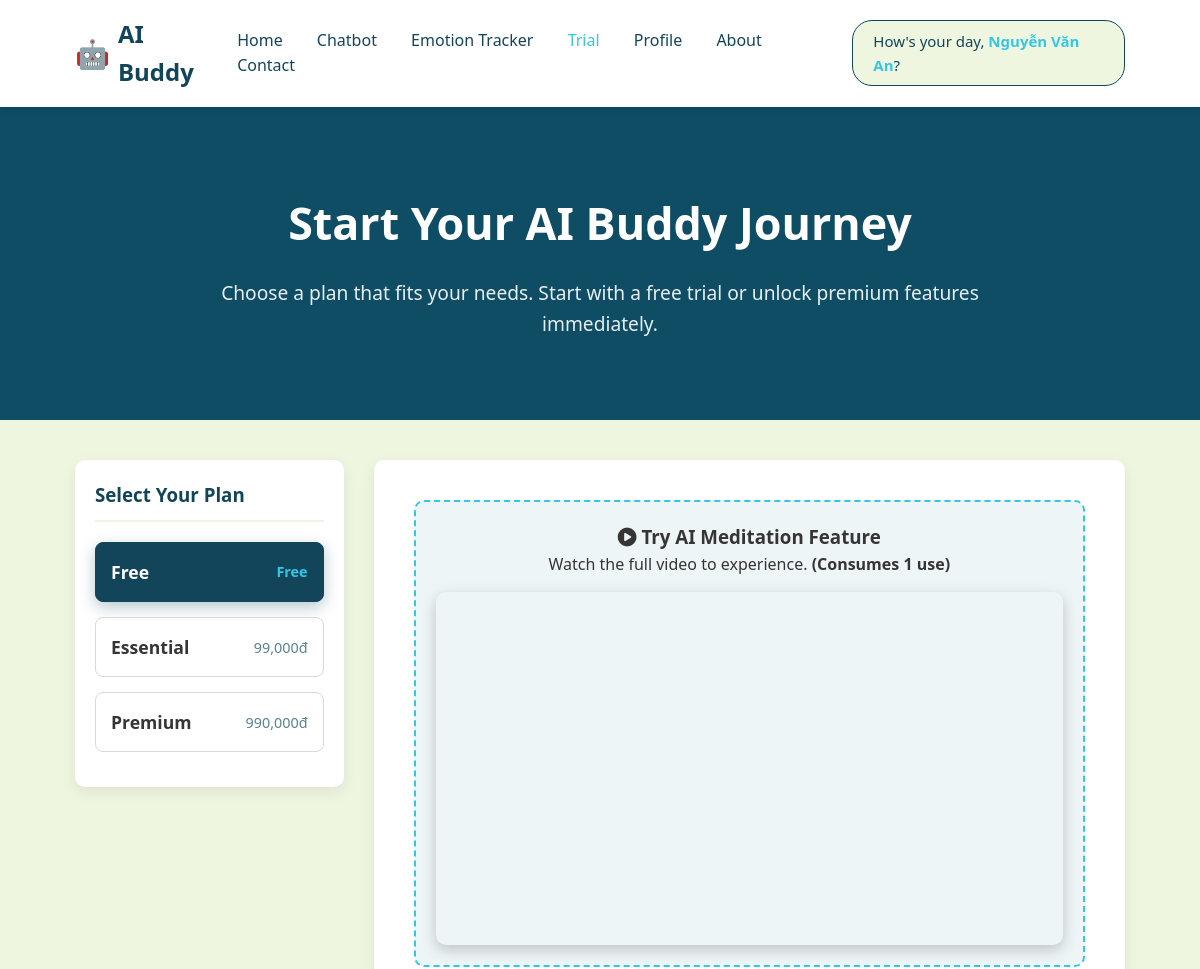
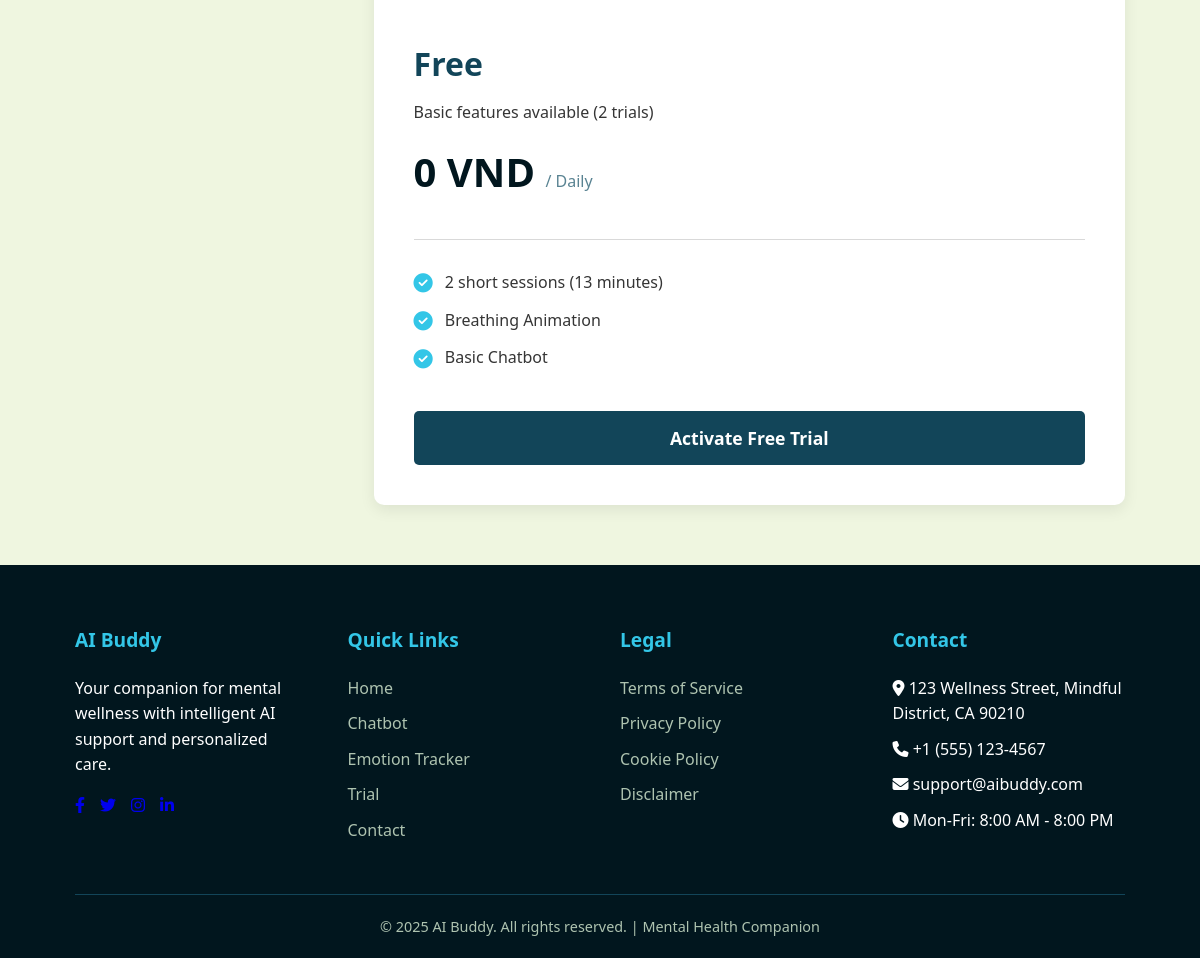
Page /user_aibuddy/AIBuddy_Trial.php (signed in) on the committed database (2 pictures, top to bottom).
### tables this page shows
CREATE TABLE `users` (
  `UserID` int(11) NOT NULL,
  `UserName` varchar(100) NOT NULL,
  `UserEmail` varchar(100) NOT NULL,
  `UserPassword` varchar(255) NOT NULL,
  `BirthDate` date DEFAULT NULL,
  `PhoneNumber` varchar(20) DEFAULT NULL,
  `Gender` varchar(10) DEFAULT NULL,
  `UsageLeft` int(11) DEFAULT 0 COMMENT 'Số lần sử dụng còn lại',
  `IsTrialActive` tinyint(1) DEFAULT 0 COMMENT 'Đang dùng thử hay không',
  `secret_answer` varchar(255) NOT NULL
);

CREATE TABLE `plan` (
  `PlanID` int(11) NOT NULL,
  `PlanName` varchar(100) NOT NULL,
  `PlanDescription` text DEFAULT NULL,
  `PlanPrice` decimal(10,2) DEFAULT NULL,
  `BillingCycle` varchar(20) DEFAULT NULL,
  `PlanVideoURL` varchar(255) DEFAULT NULL
);

### user_aibuddy/AIBuddy_Trial.php (the view, shortened to what this page needs)
<?php
require_once 'config/db.php';
$currentUserName = null;
$activePlanID = 0;
if (isset($_SESSION['userid'])) {
    $userID = $_SESSION['userid'];
    $stmt = $conn->prepare("SELECT UserName, UsageLeft, IsTrialActive FROM users WHERE UserID = ?");
    $stmt->bind_param("i", $userID);
    $stmt->execute();
    $userData = $stmt->get_result()->fetch_assoc();
    if ($userData) {
        $currentUserName = $userData['UserName'];
    }
    $histStmt = $conn->prepare("SELECT PlanID FROM userorder WHERE UserID = ? AND OrderStatus IN ('Completed', 'Active') ORDER BY OrderID DESC LIMIT 1");
    $histStmt->bind_param("i", $userID);
    $histStmt->execute();
    $histRes = $histStmt->get_result()->fetch_assoc();
    if ($histRes) {
        $activePlanID = $histRes['PlanID'];
    }
}
$plansQuery = "SELECT p.PlanID, p.PlanName, p.PlanDescription, p.PlanPrice, p.BillingCycle, GROUP_CONCAT(pf.FeatureDescription SEPARATOR '||') as Features FROM plan p LEFT JOIN planfeature pf ON p.PlanID = pf.PlanID GROUP BY p.PlanID ORDER BY p.PlanPrice ASC";
$plansResult = $conn->query($plansQuery);
$plans = [];
while ($row = $plansResult->fetch_assoc()) $plans[] = $row;
?>
<!DOCTYPE html>
<html lang="en">
<head>
    <link rel="stylesheet" href="https://cdnjs.cloudflare.com/ajax/libs/font-awesome/6.4.0/css/all.min.css">
</head>
<body>
    <header>
        <div class="container header-content">
            <a href="AIBuddy_Homepage.php" class="logo"><span class="logo-icon">🤖</span> AI Buddy</a>
            <nav>
                <a href="AIBuddy_Homepage.php">Home</a>
                <a href="AIBuddy_Chatbot.php">Chatbot</a>
                <a href="AIBuddy_EmotionTracker.php">Emotion Tracker</a>
                <a href="AIBuddy_Trial.php" style="color: var(--accent);">Trial</a>
                <a href="AIBuddy_Profile.php">Profile</a>
                <a href="AIBuddy_About.php">About</a>
                <a href="AIBuddy_Contact.php">Contact</a>
            </nav>
            <?php if ($currentUserName): ?>
                <div class="user-greeting-badge">How's your day, <strong><?= htmlspecialchars($currentUserName) ?></strong>?</div>
            <?php else: ?>
                <button class="signin-btn" onclick="window.location.href='AIBuddy_SignIn.php'">Sign In</button>
            <?php endif; ?>
        </div>
    </header>
    <section class="trial-hero">
      <div class="container">
        <h1>Start Your AI Buddy Journey</h1>
        <p>Choose a plan that fits your needs. Start with a free trial or unlock premium features immediately.</p>
      </div>
    </section>
    <div class="container">
        <div class="trial-layout">
            <div class="sidebar-wrapper">
                <div class="plan-sidebar">
                    <h3>Select Your Plan</h3>
                    <?php foreach ($plans as $index => $plan): ?>
                        <div class="plan-item <?php echo $index === 0 ? 'active' : ''; ?>" onclick="showPlan(<?php echo $plan['PlanID']; ?>, this)">
                            <div class="plan-name"><?php echo $plan['PlanName']; ?></div>
                            <div class="plan-price"><?php echo $plan['PlanPrice'] == 0 ? 'Free' : number_format($plan['PlanPrice']) . 'đ'; ?></div>
                        </div>
                    <?php endforeach; ?>
                </div>
            </div>
            <div class="plan-content">
                <div class="demo-video-zone">
                    <h3><i class="fas fa-play-circle"></i> Try AI Meditation Feature</h3>
                    <p>Watch the full video to experience. <strong>(Consumes 1 use)</strong></p>
                    <div class="video-container">
                    </div>
                </div>
                <?php foreach ($plans as $index => $plan):
                    $features = explode('||', $plan['Features']);
                    $isFree = ($plan['PlanPrice'] == 0);
                    $isCurrentPlan = ($activePlanID == $plan['PlanID']);
                ?>
                    <div id="plan-<?php echo $plan['PlanID']; ?>" class="plan-details <?php echo $index === 0 ? 'active' : ''; ?>">
                        <div class="plan-header">
                            <h2><?php echo $plan['PlanName']; ?></h2>
                            <p><?php echo $plan['PlanDescription']; ?></p>
                            <div class="price-tag">
                                <?php echo $plan['PlanPrice'] == 0 ? '0 VND' : number_format($plan['PlanPrice']) . ' VND'; ?>
                                <span>/ <?php echo $plan['BillingCycle']; ?></span>
                            </div>
                        </div>
                        <ul class="features-list">
                            <?php foreach ($features as $feature): ?>
                                <li><i class="fas fa-check-circle"></i> <?php echo htmlspecialchars($feature); ?></li>
                            <?php endforeach; ?>
                        </ul>
                        <div class="action-container" style="text-align: center; margin-top: 30px;">
                            <?php if ($isCurrentPlan): ?>
                                <button class="submit-btn" style="background-color: #ccc; cursor: not-allowed;" disabled>
                                    <i class="fas fa-check-circle"></i> Currently Active
                                </button>
                            <?php elseif ($isFree): ?>
                                <form method="POST">
                                    <button type="submit" class="submit-btn">Activate Free Trial</button>
                                </form>
                            <?php else: ?>
                                <a href="AIBuddy_Checkout.php?plan_id=<?php echo $plan['PlanID']; ?>" class="submit-btn" style="text-decoration: none; display: inline-block;">
                                    Subscribe Now <i class="fas fa-arrow-right"></i>
                                </a>
                            <?php endif; ?>
                        </div>
                    </div>
                <?php endforeach; ?>
            </div>
        </div>
    </div>
    <footer>
    <div class="container">
      <div class="footer-content">
        <div class="footer-column">
          <h3>AI Buddy</h3>
          <p>Your companion for mental wellness with intelligent AI support and personalized care.</p>
          <div class="social-links">
            <a href="#"><i class="fab fa-facebook-f"></i></a>
            <a href="#"><i class="fab fa-twitter"></i></a>
            <a href="#"><i class="fab fa-instagram"></i></a>
            <a href="#"><i class="fab fa-linkedin-in"></i></a>
          </div>
        </div>
        <div class="footer-column">
          <h3>Quick Links</h3>
          <ul>
            <li><a href="AIBuddy_Homepage.php">Home</a></li>
            <li><a href="AIBuddy_Chatbot.php">Chatbot</a></li>
            <li><a href="AIBuddy_EmotionTracker.php">Emotion Tracker</a></li>
            <li><a href="AIBuddy_Trial.php">Trial</a></li>
            <li><a href="AIBuddy_Contact.php">Contact</a></li>
          </ul>
        </div>
        <div class="footer-column">
          <h3>Legal</h3>
          <ul>
            <li><a href="AIBuddy_Terms of Service.php">Terms of Service</a></li>
            <li><a href="AIBuddy_PrivacyPolicy.php">Privacy Policy</a></li>
            <li><a href="#">Cookie Policy</a></li>
            <li><a href="#">Disclaimer</a></li>
          </ul>
        </div>
        <div class="footer-column">
          <h3>Contact</h3>
          <ul>
            <li><i class="fas fa-map-marker-alt"></i> 123 Wellness Street, Mindful District, CA 90210</li>
            <li><i class="fas fa-phone"></i> +1 (555) 123-4567</li>
            <li><i class="fas fa-envelope"></i> support@aibuddy.com</li>
            <li><i class="fas fa-clock"></i> Mon-Fri: 8:00 AM - 8:00 PM</li>
          </ul>
        </div>
      </div>
      <div class="copyright">
        <p>&copy; 2025 AI Buddy. All rights reserved. | Mental Health Companion</p>
      </div>
    </div>
  </footer>
</body>
</html>

### rows in the picture
users: UserName "Nguyễn Văn An"
plan: PlanName "Free", PlanPrice "Free", PlanDescription "Basic features available (2 trials)", BillingCycle "Daily", feature "2 short sessions (13 minutes)", feature "Breathing Animation", feature "Basic Chatbot"
plan: PlanName "Essential", PlanPrice "99,000"
plan: PlanName "Premium", PlanPrice "990,000"
